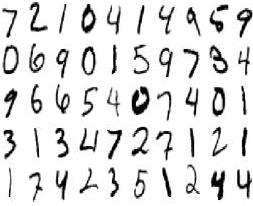
#> input picture Image_Processing/testimage.jpg, 253 x 206 px
$ python -i segpreprocess.py   (imports and definitions only)   (older library calls are emulated)
#> lines starting #> are read from the running program, lines starting #| are printed output that depends on the picture; after the words box and inside, x2 and y2 are one past the last pixel; in counts of white or black regions, pixels touching at a corner belong together
import random
from Neural_Network import text_recog
from center_image import *
# Third-party libraries
import numpy as np
from numpy import array, argwhere
from PIL import Image
from PIL import ImageOps
from scipy import ndimage
from skimage.morphology import erosion, dilation
def feedImage(image):
    '''takes an image and attempts to predict the number present using
        a neural network and pre-processing methods :param PIL.Image.Image image : is the input and output is a numpy array'''
    image =  gradual_normalization(image)
    (x, y) = ndimage.measurements.center_of_mass(np.array(image))
    large_window = Image.new("L", (28,28))
    large_window.paste(image, (int(14-x),int(14-y)))
    image_matrix =  standardize_image(large_window, False)/255
    #image_matrix = center_image(image_matrix)
    input_vector = np.reshape(image_matrix, (784, 1))
    return input_vector


def gradual_normalization(  image):
    """adjusts sizing and stroke to maintain consistency"""
    while(image.size[0] > 50 and image.size[1] > 50):
        image = image.resize((image.size[0]/2, image.size[1]/2), Image.ANTIALIAS)
        #image =  stroke_normalization(image)
    #image_matrix = image/255.0
    image_matrix =  standardize_image(image)/255

    #stores indices of non-zero numbers
    non_zeros = argwhere(image_matrix)
    (ystart, xstart), (ystop, xstop) = non_zeros.min(0), non_zeros.max(0) + 1
    #prevents stretching the number one to a square
    if(xstop - xstart > 8):
        image_matrix = image_matrix[ystart:ystop, 0:image.size[0]]
    image = Image.fromarray(np.int8(image_matrix*255)).convert('L')
    width = 20
    height = 20
    image = image.resize((width, height), Image.ANTIALIAS)
    return image

def stroke_normalization(  image):
    '''takes an image and checks if thickness is within a
        threshold, then uses erosion/dilation to adjust thickness
        appropriately'''
    #image_matrix = image/255
    image_matrix =  standardize_image(image)/255
    thickness =  stroke_thickness(image_matrix)
    while(abs(thickness-3.3806208986) > 1.0):
        #erodes/dialates binary image, ten calculates the binary image thickness
        #converts np.bool type to int8 (data able to be handled by PIL)
        if(thickness > 3.3806208986):
            image_matrix = ndimage.morphology.binary_erosion(image_matrix)
            thickness =  stroke_thickness(Image.fromarray(np.int8(image_matrix)))
        else:
            image_matrix = ndimage.morphology.binary_dilation(image_matrix)
            thickness =  stroke_thickness(Image.fromarray(np.int8(image_matrix)))
    image_matrix = ndimage.morphology.binary_closing(image_matrix)
    transformed_image = ImageOps.invert(Image.fromarray(np.int8(image_matrix*255)).convert('L'))
    return transformed_image

def stroke_thickness(  image_matrix):
    '''calculates the thickness of stroke in an image matrix'''
    #euclidean distance transformation
    image_edt = ndimage.distance_transform_edt(image_matrix)
    image_edt *= 10

    dist_values = [i for i in image_edt]
    thickness = 2*np.mean(dist_values)
    return thickness

def standardize_image(  image, invert=True):
    '''resizes image and turns it black and white'''
    image = image.convert('L')
    if(invert):
        image = ImageOps.invert(image)
    #convert image to black and white
    image = image.point(lambda x: 0 if x<64 else 255, 'L')
    return np.array(image)

>>> from PIL import Image
>>> picture = Image.open('testimage.jpg')
#> picture is the input picture: PIL image 253x206 RGB; min 0, max 255, mean 224.1
>>> result = stroke_normalization(picture)
#> in standardize_image, `image = ImageOps.invert(image)`:
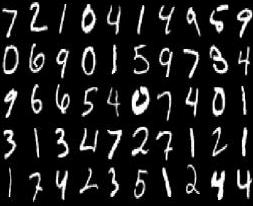
#> image: PIL image 253x206 L; min 0, max 255, mean 30.9
#> in standardize_image, `image = image.point(lambda x: 0 if x<64 else 255, 'L')`:
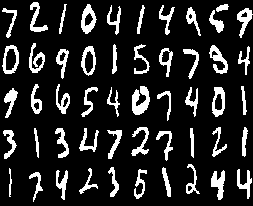
#> image: PIL image 253x206 L; 15.3% white; 51 white regions, largest, box (x1, y1, x2, y2) and area: (132, 86, 150, 115) 330, (81, 4, 97, 34) 250, (211, 170, 225, 200) 238
#> in stroke_thickness, `image_edt = ndimage.distance_transform_edt(image_matrix)`:
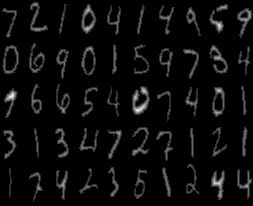
#> image_edt: shape (206, 253) float64; min 0, max 5, mean 0.219; drawn with min black and max white
#> in stroke_thickness, `image_edt *= 10`: image_edt: shape (206, 253) float64; 15.32% of pixels changed, all inside (x1, y1, x2, y2) = (2, 2, 253, 202)
#> in stroke_thickness, `dist_values = [i for i in image_edt]`: dist_values = 206 items
#> in stroke_thickness, `thickness = 2*np.mean(dist_values)`: thickness = 4.38
#> the loop in stroke_normalization, `while(abs(thickness-3.3806208986) > 1.0):` made 2 passes
#> thickness on passes 1 to 2: 1.63, 4.1
#> pass 1, in stroke_normalization, `image_matrix = ndimage.morphology.binary_erosion(image_matrix)`:
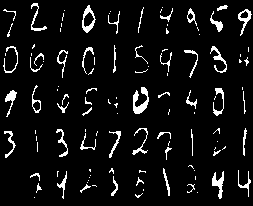
#> image_matrix: shape (206, 253) bool; 6.9% white in thin lines or dots
#> pass 1, in stroke_thickness (call 2), `image_edt = ndimage.distance_transform_edt(image_matrix)`:
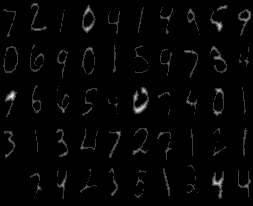
#> image_edt: shape (206, 253) float64; min 0, max 4.12, mean 0.0816; drawn with min black and max white
#> pass 2, in stroke_normalization, `image_matrix = ndimage.morphology.binary_dilation(image_matrix)`:
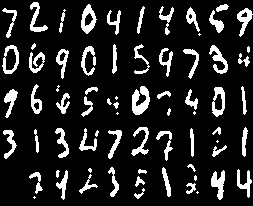
#> image_matrix: shape (206, 253) bool; 14.1% white; 71 white regions (12 under 20 px), largest, box (x1, y1, x2, y2) and area: (132, 86, 150, 115) 325, (81, 4, 97, 34) 246, (211, 170, 225, 200) 234
#> in stroke_normalization, `image_matrix = ndimage.morphology.binary_closing(image_matrix)`:
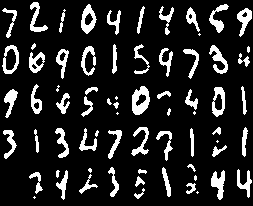
#> image_matrix: shape (206, 253) bool; 14.3% white; 70 white regions (12 under 20 px), largest, box (x1, y1, x2, y2) and area: (132, 86, 150, 115) 332, (81, 4, 97, 34) 248, (211, 170, 225, 200) 237
